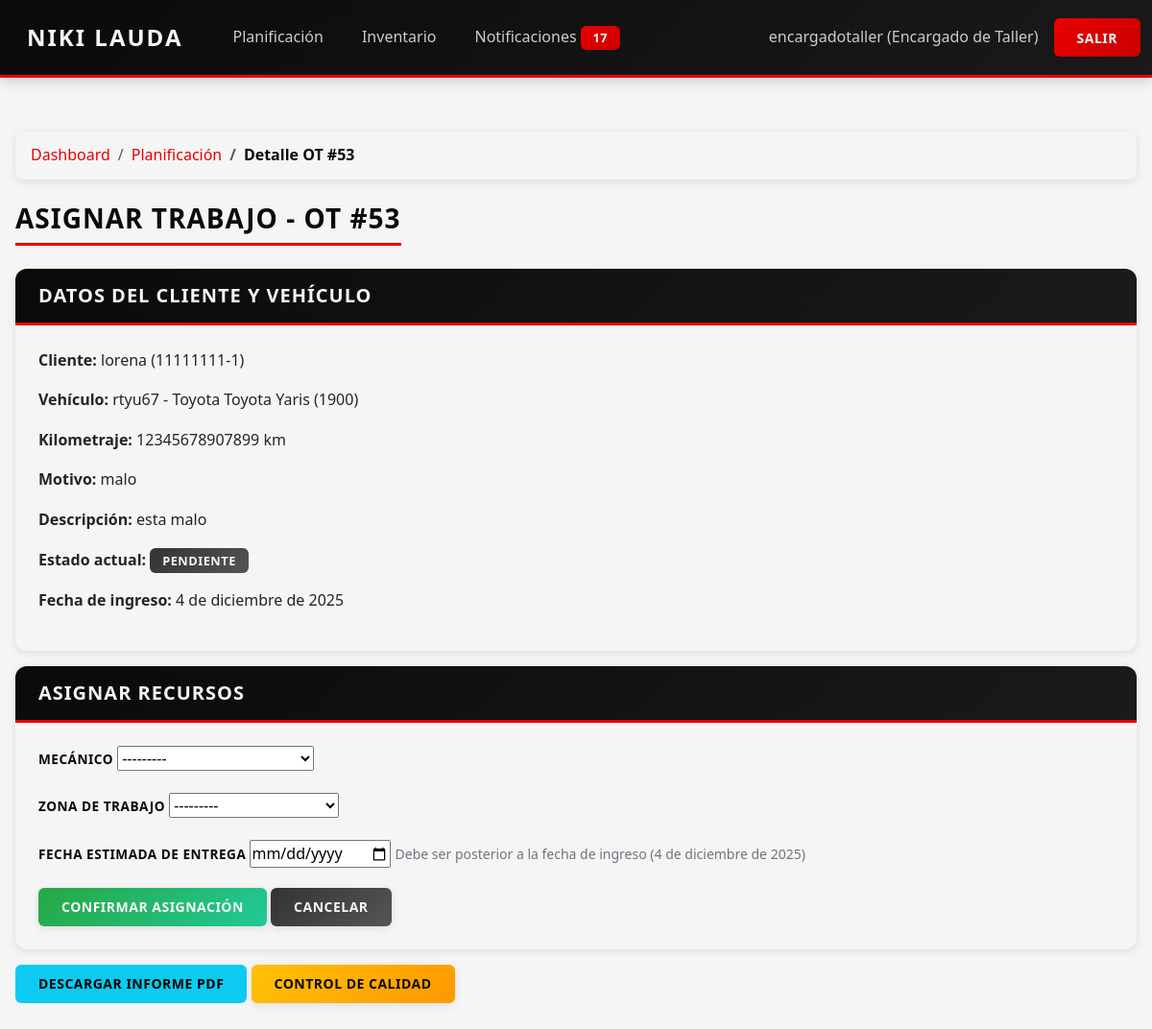
The page /encargado/ot/53/ (signed in) on the database its author committed.
### core/models.py (models this page shows, shortened)
class PerfilUsuario(models.Model):
    usuario = models.OneToOneField(settings.AUTH_USER_MODEL, on_delete=models.CASCADE)
    rol = models.CharField(max_length=30, choices=RolUsuario.choices)

class OrdenTrabajo(models.Model):
    PRIORIDAD_CHOICES = [
        ("BAJA", "Baja"),
        ("MEDIA", "Media"),
        ("ALTA", "Alta"),
    ]
    cliente = models.ForeignKey(Cliente, on_delete=models.PROTECT)
    vehiculo = models.ForeignKey(Vehiculo, on_delete=models.PROTECT)
    mecanico = models.ForeignKey(Mecanico, on_delete=models.SET_NULL, null=True, blank=True)
    zona_trabajo = models.ForeignKey(ZonaTrabajo, on_delete=models.SET_NULL, null=True, blank=True)
    fecha_ingreso = models.DateField()
    fecha_estimada_entrega = models.DateField(blank=True, null=True)
    fecha_entrega_real = models.DateField(blank=True, null=True)
    motivo_ingreso = models.CharField(max_length=200)
    descripcion_problema = models.TextField()
    observaciones_iniciales = models.TextField(blank=True, null=True)
    estado = models.ForeignKey(EstadoOT, on_delete=models.PROTECT)
    prioridad = models.CharField(max_length=10, choices=PRIORIDAD_CHOICES, default="MEDIA")
    en_lista_espera = models.BooleanField(
        default=False,
        help_text="True si la OT está en lista de espera (RF11)."
    )
    creado_en = models.DateTimeField(auto_now_add=True)
    actualizado_en = models.DateTimeField(auto_now=True)

class Cliente(models.Model):
    rut = models.CharField(max_length=12, unique=True)
    nombre = models.CharField(max_length=150)
    telefono = models.CharField(max_length=20)
    email = models.EmailField(blank=True, null=True)
    direccion = models.CharField(max_length=200, blank=True, null=True)

class Vehiculo(models.Model):
    cliente = models.ForeignKey(Cliente, on_delete=models.CASCADE, related_name="vehiculos")
    patente = models.CharField(max_length=10, unique=True)
    marca = models.ForeignKey(MarcaVehiculo, on_delete=models.PROTECT)
    modelo = models.ForeignKey(ModeloVehiculo, on_delete=models.PROTECT)
    anio = models.PositiveIntegerField()
    kilometraje = models.PositiveIntegerField()
    fecha_ultimo_servicio = models.DateField(blank=True, null=True)
    golpes_observados = models.TextField(blank=True, null=True)

class MarcaVehiculo(models.Model):
    nombre = models.CharField(max_length=100, unique=True)
    def __str__(self):
        return self.nombre

class ModeloVehiculo(models.Model):
    marca = models.ForeignKey(MarcaVehiculo, on_delete=models.CASCADE, related_name="modelos")
    nombre = models.CharField(max_length=100)
    class Meta:
        unique_together = ("marca", "nombre")
    def __str__(self):
        return f"{self.marca} {self.nombre}"

class EstadoOT(models.Model):
    nombre = models.CharField(max_length=50, unique=True)

### core/views.py (the view)
# urls.py: path("encargado/ot/<int:ot_id>/", views.detalle_ot, name="detalle_ot"),
@login_required
@requiere_rol("ENCARGADO_TALLER")
def detalle_ot(request, ot_id):
    ot = get_object_or_404(OrdenTrabajo, pk=ot_id)
    inventory_manager = InventoryManager()  # Dependencia
    assignment_service = AssignmentService(inventory_manager)  # DI: servicio recibe manager
    if request.method == "POST":
        form = AsignarOTForm(request.POST)
        if form.is_valid():
            mecanico = form.cleaned_data["mecanico"]
            zona = form.cleaned_data["zona"]
            fecha_estimada = form.cleaned_data["fecha_estimada"]
            try:
                validar_fecha_estimada_mayor_ingreso(fecha_estimada, ot.fecha_ingreso)
            except Exception as e:
                messages.error(request, str(e))
                return render(request, "core/encargado/detalle_ot.html", {
                    "ot": ot,
                    "form": form,
                    "mecanicos": assignment_service.obtener_mecanicos_disponibles(),
                    "zonas": assignment_service.obtener_zonas_disponibles(),
                })
            exito, mensaje = assignment_service.asignar_ot(
                orden=ot,
                mecanico=mecanico,
                zona=zona,
                fecha_estimada=fecha_estimada,
                emisor=request.user.perfilusuario
            )
            if exito:
                messages.success(request, mensaje)
                return redirect("planificacion")
            else:
                messages.error(request, mensaje)
                return render(request, "core/encargado/detalle_ot.html", {
                    "ot": ot,
                    "form": form,
                    "mecanicos": assignment_service.obtener_mecanicos_disponibles(),
                    "zonas": assignment_service.obtener_zonas_disponibles(),
                })
    else:
        form = AsignarOTForm()
    return render(request, "core/encargado/detalle_ot.html", {
        "ot": ot,
        "form": form,
        "mecanicos": assignment_service.obtener_mecanicos_disponibles(),
        "zonas": assignment_service.obtener_zonas_disponibles(),
    })

### core/forms.py
class AsignarOTForm(forms.Form):
    mecanico = forms.ModelChoiceField(queryset=Mecanico.objects.all(), label="Mecánico")
    zona = forms.ModelChoiceField(queryset=None, label="Zona de trabajo")
    fecha_estimada = forms.DateField(widget=forms.DateInput(attrs={'type': 'date'}), label="Fecha estimada de entrega")
    def __init__(self, *args, **kwargs):
        super().__init__(*args, **kwargs)
        self.fields['zona'].queryset = ZonaTrabajo.objects.filter(activa=True)

### core/context_processors.py (called while the page is built)
def notificaciones(request):
    context = {
        'notif_no_leidas': 0,
    }
    if request.user.is_authenticated:
        try:
            perfil = request.user.perfilusuario
            context['notif_no_leidas'] = perfil.notificaciones_recibidas.filter(leida=False).count()
        except (PerfilUsuario.DoesNotExist, AttributeError):
            pass
    return context

### core/models.py (called while the page is built)
    def __str__(self):
        return self.nombre

    def __str__(self):
        return f"{self.nombre} - {self.especialidad}"

    def __str__(self):
        return f"{self.nombre} (capacidad {self.capacidad})"

### core/patterns/observer.py (called while the page is built)
def get_orden_trabajo_subject() -> OrdenTrabajoSubject:
    global _orden_trabajo_subject
    if _orden_trabajo_subject is None:
        _orden_trabajo_subject = OrdenTrabajoSubject()
        _orden_trabajo_subject.attach(MecanicoObserver())
        _orden_trabajo_subject.attach(EncargadoObserver())
        _orden_trabajo_subject.attach(RecepcionistaObserver())
    return _orden_trabajo_subject

### core/services/assignment_service.py (called while the page is built)
    def obtener_mecanicos_disponibles(self):
        return list(Mecanico.objects.all().order_by("especialidad__nombre", "nombre"))

    def obtener_zonas_disponibles(self):
        return list(ZonaTrabajo.objects.filter(activa=True))

### core/templates/core/encargado/detalle_ot.html (shortened to what this page needs)
{% extends "core/base.html" %}
{% block content %}
<nav aria-label="breadcrumb" class="mb-3">
    <ol class="breadcrumb">
        <li class="breadcrumb-item"><a href="{% url 'dashboard' %}">Dashboard</a></li>
        <li class="breadcrumb-item"><a href="{% url 'planificacion' %}">Planificación</a></li>
        <li class="breadcrumb-item active">Detalle OT #{{ ot.id }}</li>
    </ol>
</nav>
<h3>Asignar Trabajo - OT #{{ ot.id }}</h3>
<div class="card mb-3">
    <div class="card-header">
        <h5 class="mb-0">Datos del Cliente y Vehículo</h5>
    </div>
    <div class="card-body">
        <p><strong>Cliente:</strong> {{ ot.cliente.nombre }} ({{ ot.cliente.rut }})</p>
        <p><strong>Vehículo:</strong> {{ ot.vehiculo.patente }} - {{ ot.vehiculo.marca }} {{ ot.vehiculo.modelo }} ({{ ot.vehiculo.anio }})</p>
        <p><strong>Kilometraje:</strong> {{ ot.vehiculo.kilometraje }} km</p>
        <p><strong>Motivo:</strong> {{ ot.motivo_ingreso }}</p>
        <p><strong>Descripción:</strong> {{ ot.descripcion_problema }}</p>
        <p><strong>Estado actual:</strong> <span class="badge bg-secondary">{{ ot.estado.nombre }}</span></p>
        <p><strong>Fecha de ingreso:</strong> {{ ot.fecha_ingreso }}</p>
    </div>
</div>
<div class="card">
    <div class="card-header">
        <h5 class="mb-0">Asignar Recursos</h5>
    </div>
    <div class="card-body">
        <form method="POST">
            <div class="mb-3">
                <label for="{{ form.mecanico.id_for_label }}" class="form-label">{{ form.mecanico.label }}</label>
                {{ form.mecanico }}
            </div>
            <div class="mb-3">
                <label for="{{ form.zona.id_for_label }}" class="form-label">{{ form.zona.label }}</label>
                {{ form.zona }}
            </div>
            <div class="mb-3">
                <label for="{{ form.fecha_estimada.id_for_label }}" class="form-label">{{ form.fecha_estimada.label }}</label>
                {{ form.fecha_estimada }}
                <small class="form-text text-muted">Debe ser posterior a la fecha de ingreso ({{ ot.fecha_ingreso }})</small>
            </div>
            <button type="submit" class="btn btn-success">Confirmar Asignación</button>
            <a href="{% url 'planificacion' %}" class="btn btn-secondary">Cancelar</a>
        </form>
    </div>
</div>
<div class="mt-3">
    <a href="{% url 'generar_informe_pdf' ot.id %}" class="btn btn-info">
        Descargar Informe PDF
    </a>
    <a href="{% url 'control_calidad' ot.id %}" class="btn btn-warning">
        Control de Calidad
    </a>
</div>
{% endblock %}

### core/templates/core/navbar.html (shortened to what this page needs)
<nav class="navbar navbar-expand-lg navbar-dark bg-dark">
    <div class="container-fluid">
        <a class="navbar-brand" href="{% url 'dashboard' %}">Niki Lauda</a>
        <ul class="navbar-nav me-auto">
            {% if user.is_authenticated and user.perfilusuario %}
                {% if user.perfilusuario.rol == "ENCARGADO_TALLER" %}
                    <li class="nav-item">
                        <a class="nav-link" href="{% url 'planificacion' %}">Planificación</a>
                    </li>
                    <li class="nav-item">
                        <a class="nav-link" href="{% url 'inventario' %}">Inventario</a>
                    </li>
                {% endif %}
                <li class="nav-item">
                    <a class="nav-link" href="{% url 'notificaciones' %}">
                        Notificaciones
                        {% if notif_no_leidas > 0 %}
                            <span class="badge bg-danger">{{ notif_no_leidas }}</span>
                        {% endif %}
                    </a>
                </li>
            {% endif %}
        </ul>
        {% if user.is_authenticated %}
            <span class="navbar-text text-white me-3">
                {{ user.username }}{% if user.perfilusuario %} ({{ user.perfilusuario.get_rol_display }}){% endif %}
            </span>
            <a class="btn btn-danger" href="{% url 'logout' %}">Salir</a>
        {% else %}
            <a class="btn btn-primary" href="{% url 'login' %}">Iniciar Sesión</a>
            <a class="btn btn-outline-light ms-2" href="{% url 'registro' %}">Registrarse</a>
        {% endif %}
    </div>
</nav>

### core/static/core/style.css (style rules this page uses)
:root { --color-negro: #0A0A0A; --color-rojo: #EB0000; --color-blanco: #F5F5F5; --color-gris: #CCCCCC; --color-gris-oscuro: #333333; --color-gris-claro: #E5E5E5; --sombra-suave: 0 2px 8px rgba(0, 0, 0, 0.1); --sombra-media: 0 4px 12px rgba(0, 0, 0, 0.15); --sombra-fuerte: 0 6px 20px rgba(235, 0, 0, 0.2); --transicion: none; }
* { margin: 0; padding: 0; box-sizing: border-box; }
body { font-family: 'Segoe UI', Tahoma, Geneva, Verdana, sans-serif; background-color: var(--color-blanco); color: var(--color-negro); line-height: 1.6; min-height: 100vh; }
.navbar { background: linear-gradient(135deg, var(--color-negro) 0%, #1a1a1a 100%) !important; border-bottom: 3px solid var(--color-rojo); box-shadow: var(--sombra-media); padding: 0.75rem 0; }
.navbar-brand { font-weight: 700; font-size: 1.5rem; color: var(--color-blanco) !important; text-transform: uppercase; letter-spacing: 2px; padding: 0.5rem 1rem; }
.nav-link { color: var(--color-gris) !important; font-weight: 500; padding: 0.5rem 1rem !important; border-radius: 4px; margin: 0 0.25rem; }
.navbar-text { color: var(--color-gris) !important; font-weight: 500; }
.badge { background-color: var(--color-rojo) !important; color: var(--color-blanco) !important; padding: 0.25rem 0.5rem; border-radius: 12px; font-size: 0.75rem; font-weight: 600; }
.btn { border-radius: 6px; font-weight: 600; padding: 0.6rem 1.5rem; border: none; text-transform: uppercase; letter-spacing: 0.5px; font-size: 0.875rem; }
.btn-success { background: linear-gradient(135deg, #28a745 0%, #20c997 100%); color: var(--color-blanco); box-shadow: var(--sombra-suave); }
.btn-danger { background: linear-gradient(135deg, var(--color-rojo) 0%, #c80000 100%); color: var(--color-blanco); box-shadow: var(--sombra-suave); }
.btn-warning { background: linear-gradient(135deg, #ffc107 0%, #ff9800 100%); color: var(--color-negro); box-shadow: var(--sombra-suave); }
.btn-secondary { background: linear-gradient(135deg, var(--color-gris-oscuro) 0%, #555555 100%); color: var(--color-blanco); box-shadow: var(--sombra-suave); }
.card { border: none; border-radius: 12px; box-shadow: var(--sombra-suave); background: var(--color-blanco); overflow: hidden; }
.card-header { background: linear-gradient(135deg, var(--color-negro) 0%, #1a1a1a 100%); color: var(--color-blanco) !important; border-bottom: 3px solid var(--color-rojo); padding: 1rem 1.5rem; font-weight: 600; text-transform: uppercase; letter-spacing: 1px; }
.card-header:not(.bg-warning):not(.bg-info):not(.bg-danger):not(.bg-primary):not(.bg-success) { color: var(--color-blanco) !important; }
.card-header h3, .card-header h5, .card-header h1, .card-header h2, .card-header h4, .card-header h6, .card-header .h3, .card-header .h5, .card-header .h1, .card-header .h2, .card-header .h4, .card-header .h6, .card-header * { color: var(--color-blanco) !important; }
.card-body { padding: 1.5rem; }
.form-label { font-weight: 600; color: var(--color-negro); margin-bottom: 0.5rem; text-transform: uppercase; font-size: 0.85rem; letter-spacing: 0.5px; }
.breadcrumb { background: var(--color-blanco); border-radius: 8px; padding: 0.75rem 1rem; box-shadow: var(--sombra-suave); margin-bottom: 1.5rem; }
.breadcrumb-item a { color: var(--color-rojo); text-decoration: none; font-weight: 500; }
.breadcrumb-item.active { color: var(--color-negro); font-weight: 600; }
h3 { color: var(--color-negro); font-weight: 700; margin-bottom: 1.5rem; text-transform: uppercase; letter-spacing: 1px; border-bottom: 3px solid var(--color-rojo); padding-bottom: 0.5rem; display: inline-block; }
h5 { color: var(--color-negro); font-weight: 600; margin-bottom: 1rem; }
.badge { padding: 0.4rem 0.8rem; border-radius: 6px; font-weight: 600; font-size: 0.8rem; text-transform: uppercase; letter-spacing: 0.5px; }
.bg-danger { background: linear-gradient(135deg, var(--color-rojo) 0%, #c80000 100%) !important; }
.bg-secondary { background: linear-gradient(135deg, var(--color-gris-oscuro) 0%, #555555 100%) !important; }
.text-muted { color: #6c757d !important; }
.mb-3 { margin-bottom: 1rem !important; }
.mt-3 { margin-top: 1rem !important; }
.me-3 { margin-right: 1rem !important; }
a { color: var(--color-rojo); text-decoration: none; }

### rows shown on the page
OrdenTrabajo: id "53", cliente.nombre "lorena", cliente.rut "11111111-1", vehiculo.patente "rtyu67", vehiculo.marca "Toyota", vehiculo.modelo "Toyota Yaris", vehiculo.anio "1900", vehiculo.kilometraje "12345678907899", motivo_ingreso "malo", descripcion_problema "esta malo", estado.nombre "PENDIENTE", fecha_ingreso "4 de diciembre de 2025"

### other values the page prints
{{ notif_no_leidas }} "17"
{{ user.username }} "encargadotaller"
{{ user.perfilusuario.get_rol_display }} "Encargado de Taller"
